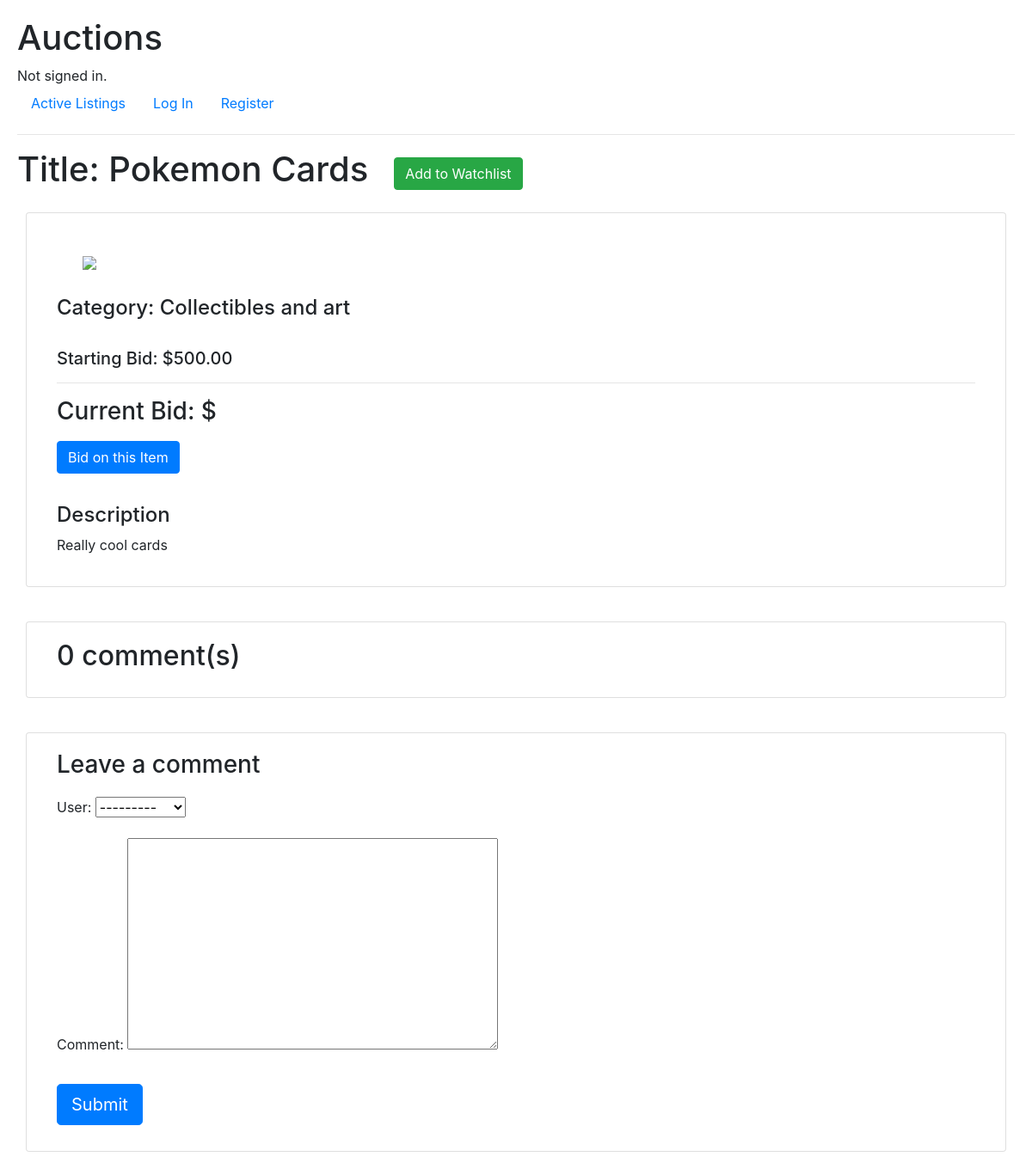
/listing/3, run on the app's committed database.
### auctions/models.py (models this page shows, shortened)
class Listings(models.Model):
    title = models.CharField(max_length=64, default="")
    description = models.TextField(default="")
    image = models.URLField(blank=True, null=True)
    initial_bid = models.DecimalField(max_digits=8, decimal_places=2)
    category = models.CharField(max_length=64, choices=CATEGORY_CHOICES, default="other")
    listing_user = models.ForeignKey(User, on_delete=models.CASCADE, related_name="listing")

### auctions/views.py (the view)
# urls.py: path('listing/<id>', views.listing, name="listing")
def listing(request, id):
    listing = Listings.objects.get(id=id)
    comments = listing.comments.filter(active=True)
    new_comment = None
    if request.method == 'POST':
        comment_form = CommentForm(data=request.POST)
        if comment_form.is_valid():
            new_comment = comment_form.save(commit=False)
            new_comment.listing = listing
            new_comment.save()
    else:
        comment_form = CommentForm()
    context = {
        'listing': listing,
        'comments': comments,
        "new_comment": new_comment,
        "comment_form": comment_form
    }
    return render(request, "auctions/listing.html", context)

### auctions/forms.py
class CommentForm(forms.ModelForm):
    class Meta:
        model = Comments
        fields = [
            'user',
            'comment'
        ]

### auctions/templates/auctions/listing.html (shortened to what this page needs)
{% extends "auctions/layout.html" %} {% block body %}
<div id="title-section">
  <h1>Title: {{ listing.title }}</h1>
  <button class="btn btn-success">Add to Watchlist</button>
</div>
<div class="container">
  <div class="row">
    <div class="col-md-12 card mb-4 mt-3">
      <div class="card-body">
        <div class="image-block">
          <img src="{{ listing.image }}" width="400px" />
        </div>
        <div>
          <h4>Category: {{ listing.category }}</h4>
          <br />
          <h5>Starting Bid: ${{ listing.initial_bid }}</h5>
          <hr />
          <h3>Current Bid: $</h3>
          <button class="btn btn-primary">Bid on this Item</button>
          <br />
          <br />
          <h4>Description</h4>
          <p>{{ listing.description}} <br /></p>
        </div>
      </div>
    </div>
  </div>
</div>
<div class="container">
  <div class="row">
    <div class="col-md-12 card mb-4 mt-3">
      <div class="card-body">
        <h2>{{ comments.count }} comment(s)</h2>
      </div>
    </div>
    <div class="col-md-12 card mb-4 mt-3">
      <div class="card-body">
        {% if new_comment %}
        <div class="alert alert-success" role="alert">
          Your comment is awaiting moderation
        </div>
        {% else %}
        <h3>Leave a comment</h3>
        <form method="post" style="margin-top: 1.3em">
          {{ comment_form.as_p }} {% csrf_token %}
          <button type="submit" class="btn btn-primary btn-lg">Submit</button>
        </form>
        {% endif %}
      </div>
    </div>
  </div>
</div>
{% endblock %}

### auctions/static/auctions/styles.css (style rules this page uses)
body { padding: 20px; }
.image-block { display: inline-flex; flex-direction: row; align-items: center; justify-content: flex-start; padding: 30px; }
.btn { margin: 10px 0px; }
#title-section { display: flex; flex-direction: row; }
#title-section .btn-success { margin-left: 30px; }

### data on the page
Listings: title "Pokemon Cards", category "Collectibles and art", initial_bid "500.00", description "Really cool cards"

### other printed values
{{ comments.count }} "0"
